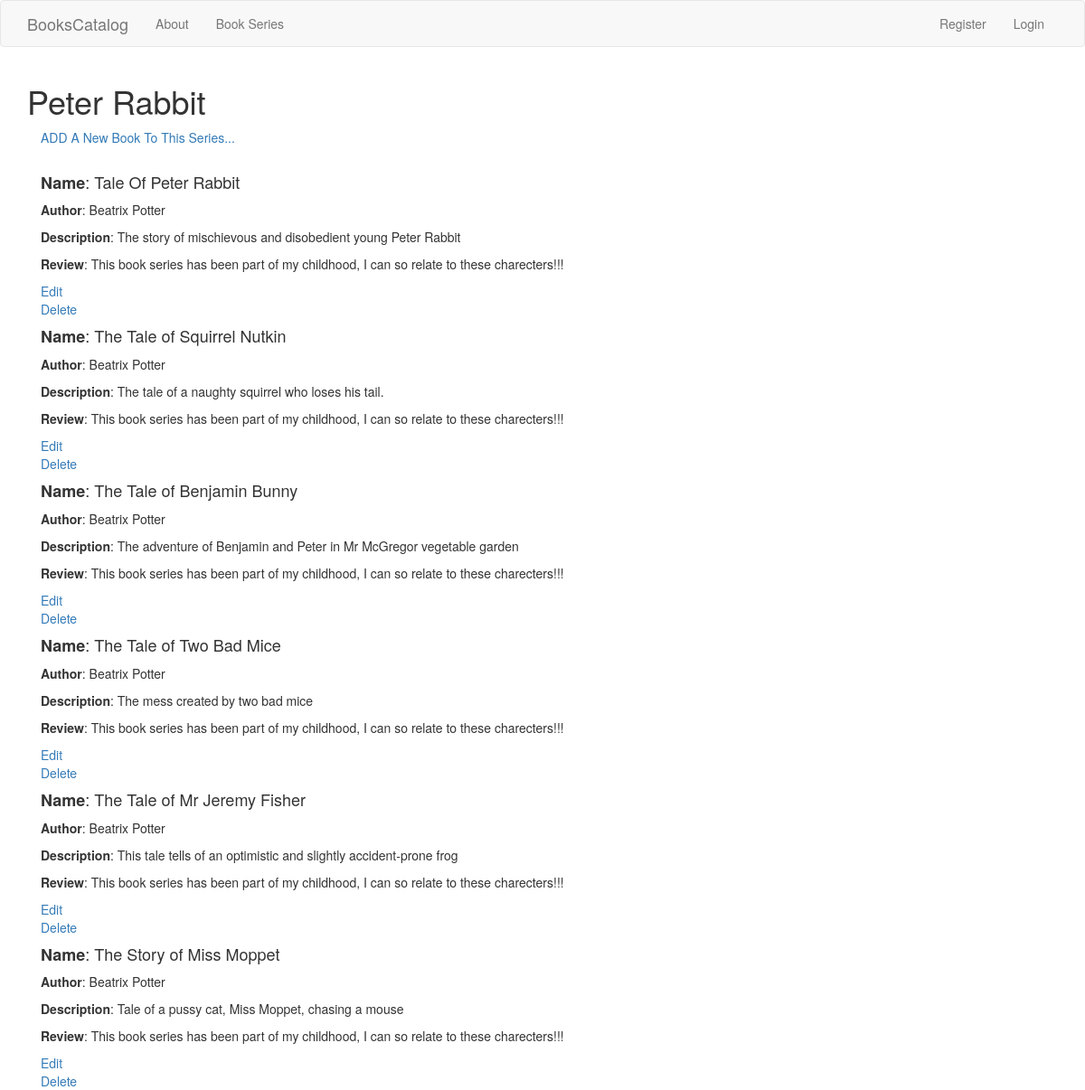
Page /bookseries/2/book on the committed database.
### database_setup.py (models this page shows, shortened)
class BookSeries(Base):
    __tablename__ = 'bookseries'
    id = Column(Integer, primary_key=True)
    name = Column(String(250), nullable=False)
    user_id = Column(Integer, ForeignKey('user.id'))
    user = relationship(User)

class IndividualBook(Base):
    __tablename__ = 'individualbook'
    id = Column(Integer, primary_key=True)
    name = Column(String(80), nullable=False)
    author = Column(String(80), nullable=False)
    language = Column(String(80), nullable=False)
    year = Column(Integer)
    genre = Column(String(80), nullable=False)
    description = Column(String(500))
    review = Column(String(500))
    bookseries_id = Column(Integer, ForeignKey('bookseries.id'))
    bookseries = relationship(BookSeries)
    user_id = Column(Integer, ForeignKey('user.id'))
    user = relationship(User)

### app.py (the view)
@app.route('/bookseries/<int:bookseries_id>/')
@app.route('/bookseries/<int:bookseries_id>/book')
def showBookList(bookseries_id):
    bookseries = session.query(BookSeries).filter_by(id=bookseries_id).one()
    creator = getUserInfo(bookseries.user_id)
    items = session.query(IndividualBook).filter_by(bookseries_id=bookseries_id).all()
    if 'username' not in login_session or creator.id != login_session['user_id']:
        return render_template('public_bookList.html', items=items, bookseries=bookseries, creator=creator)
    else:
        return render_template('bookList.html', items=items, bookseries=bookseries, creator=creator)

### app.py (called while the page is built)
def getUserInfo(user_id):
	user = session.query(User).filter_by(id=user_id).one_or_none()
	return user

### templates/public_bookList.html (shortened to what this page needs)
{% extends 'layout.html'%}
{% block body%}
<h1>{{bookseries.name}}</h1>
  <div class="container">
    <a href = '{{url_for('bookList_new', bookseries_id = bookseries.id) }}'>ADD A New Book To This Series...</a>
  </div>
{% for i in items %}
<div class="container">
  <h4><strong>Name</strong>: {{i.name}}</h4>
  <p><strong>Author</strong>: {{i.author}}</p>
  <p><strong>Description</strong>: {{i.description}}</p>
  <p><strong>Review</strong>: {{i.review}}</p>
  <a href = '{{url_for('bookList_edit',bookseries_id=bookseries.id, book_id=i.id)}}' >Edit</a>
  <a href = '{{url_for('bookList_delete', bookseries_id=bookseries.id, book_id=i.id)}}'>Delete</a>
</div>
{% endfor %}
{% endblock %}

### rows in the picture
BookSeries: name "Peter Rabbit"
IndividualBook: name "Tale Of Peter Rabbit", author "Beatrix Potter", description "The story of mischievous and disobedient young Peter Rabbit", review "This book series has been part of my childhood, I can so relate to these charecters!!!"
IndividualBook: name "The Tale of Squirrel Nutkin", author "Beatrix Potter", description "The tale of a naughty squirrel who loses his tail.", review "This book series has been part of my childhood, I can so relate to these charecters!!!"
IndividualBook: name "The Tale of Benjamin Bunny", author "Beatrix Potter", description "The adventure of Benjamin and Peter in Mr McGregor vegetable garden", review "This book series has been part of my childhood, I can so relate to these charecters!!!"
IndividualBook: name "The Tale of Two Bad Mice", author "Beatrix Potter", description "The mess created by two bad mice", review "This book series has been part of my childhood, I can so relate to these charecters!!!"
IndividualBook: name "The Tale of Mr Jeremy Fisher", author "Beatrix Potter", description "This tale tells of an optimistic and slightly accident-prone frog", review "This book series has been part of my childhood, I can so relate to these charecters!!!"
IndividualBook: name "The Story of Miss Moppet", author "Beatrix Potter", description "Tale of a pussy cat, Miss Moppet, chasing a mouse", review "This book series has been part of my childhood, I can so relate to these charecters!!!"
